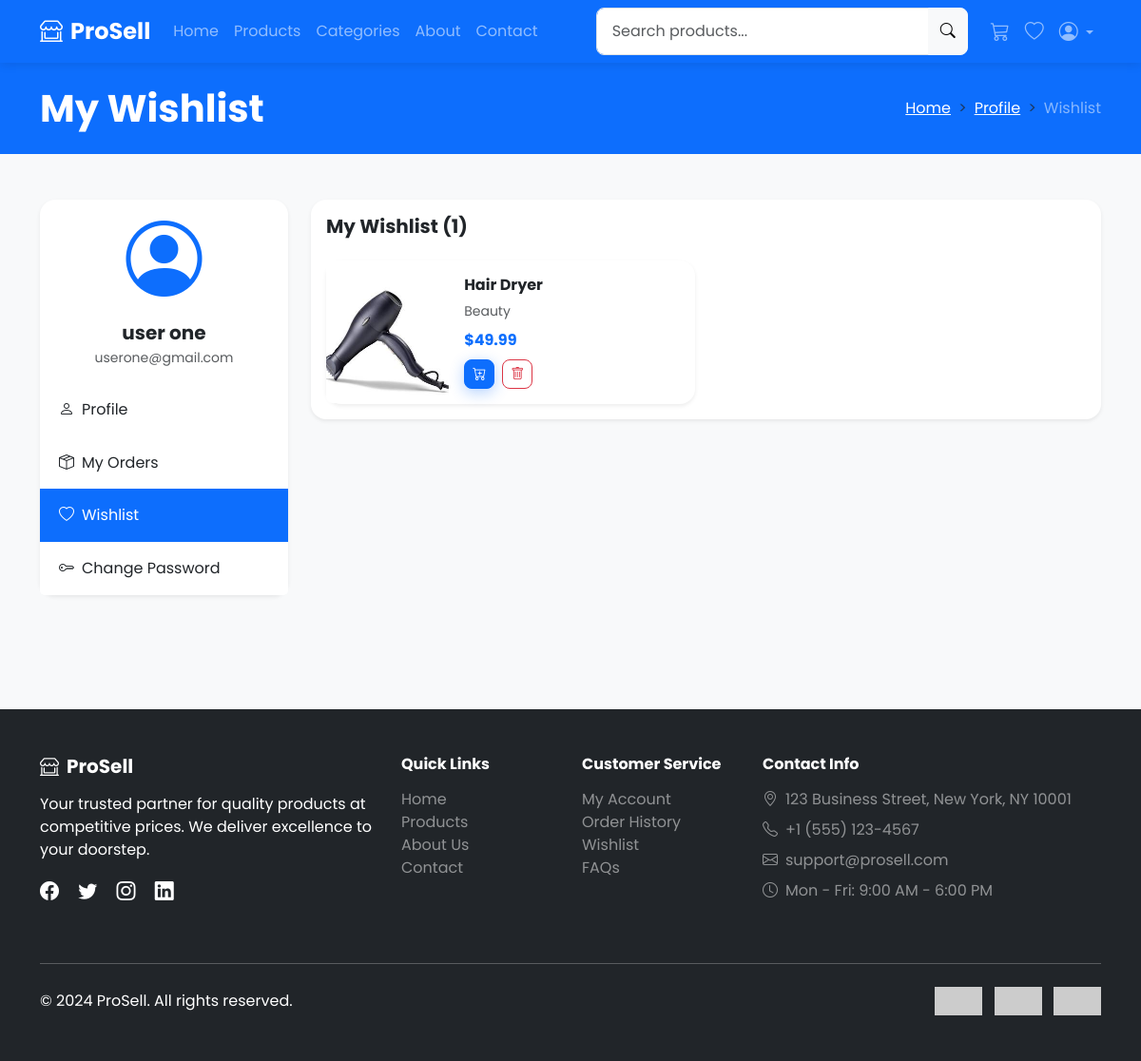
The app's page /wishlist/ (signed in) with its own data.
### sales/models.py (models this page shows, shortened)
class Wishlist(models.Model):
    customer = models.ForeignKey(Customer, on_delete=models.CASCADE, related_name='wishlist')
    product = models.ForeignKey(Product, on_delete=models.CASCADE)
    added_at = models.DateTimeField(auto_now_add=True)
    class Meta:
        unique_together = ['customer', 'product']

class Product(models.Model):
    category = models.ForeignKey(Category, on_delete=models.CASCADE, related_name='products')
    name = models.CharField(max_length=200)
    slug = models.SlugField(unique=True)
    description = models.TextField()
    price = models.DecimalField(max_digits=10, decimal_places=2)
    discount_price = models.DecimalField(max_digits=10, decimal_places=2, blank=True, null=True)
    stock = models.PositiveIntegerField(default=0)
    image = models.ImageField(upload_to='products/', blank=True, null=True)
    is_available = models.BooleanField(default=True)
    is_featured = models.BooleanField(default=False)
    created_at = models.DateTimeField(auto_now_add=True)
    updated_at = models.DateTimeField(auto_now=True)
    class Meta:
        ordering = ['-created_at']
    def is_in_stock(self):
        return self.stock > 0

class Category(models.Model):
    name = models.CharField(max_length=100, unique=True)
    slug = models.SlugField(unique=True)
    description = models.TextField(blank=True)
    image = models.ImageField(upload_to='categories/', blank=True, null=True)
    is_active = models.BooleanField(default=True)
    created_at = models.DateTimeField(auto_now_add=True)
    class Meta:
        verbose_name_plural = 'Categories'
        ordering = ['name']

### sales/views.py (the view)
# urls.py: path('wishlist/', views.wishlist, name='wishlist'),
@login_required
def wishlist(request):
    customer = get_or_create_customer(request.user)
    wishlist_items = Wishlist.objects.filter(customer=customer)
    return render(request, 'sales/wishlist.html', {'wishlist_items': wishlist_items})

### sales/cart.py (called while the page is built)
    def __len__(self):
        return sum(item['quantity'] for item in self.cart.values())

    def get_total_price(self):
        return sum(
            Decimal(item['price']) * item['quantity']
            for item in self.cart.values()
        )

### sales/context_processors.py (called while the page is built)
def cart_processor(request):
    cart = Cart(request)
    return {
        'cart': cart,
        'cart_count': len(cart),
        'cart_total': cart.get_total_price(),
    }

### sales/views.py (called while the page is built)
def get_or_create_customer(user):
    customer, created = Customer.objects.get_or_create(
        user=user
    )
    return customer

### templates/sales/wishlist.html (shortened to what this page needs)
{% extends 'base.html' %}
{% block content %}
<section class="bg-primary text-white py-4">
    <div class="container">
        <div class="row align-items-center">
            <div class="col-md-6">
                <h1 class="fw-bold mb-0">My Wishlist</h1>
            </div>
            <div class="col-md-6">
                <nav aria-label="breadcrumb">
                    <ol class="breadcrumb mb-0 justify-content-md-end">
                        <li class="breadcrumb-item"><a href="{% url 'home' %}" class="text-white">Home</a></li>
                        <li class="breadcrumb-item"><a href="{% url 'profile' %}" class="text-white">Profile</a></li>
                        <li class="breadcrumb-item active text-white-50" aria-current="page">Wishlist</li>
                    </ol>
                </nav>
            </div>
        </div>
    </div>
</section>
<section class="py-5">
    <div class="container">
        <div class="row">
            <div class="col-lg-3 mb-4">
                <div class="card border-0 shadow-sm">
                    <div class="card-body text-center">
                        <div class="mb-3">
                            <i class="bi bi-person-circle display-1 text-primary"></i>
                        </div>
                        <h5 class="fw-bold mb-1">{{ user.get_full_name|default:user.username }}</h5>
                        <p class="text-muted small mb-0">{{ user.email }}</p>
                    </div>
                    <div class="list-group list-group-flush">
                        <a href="{% url 'profile' %}" class="list-group-item list-group-item-action">
                            <i class="bi bi-person me-2"></i>Profile
                        </a>
                        <a href="{% url 'order_history' %}" class="list-group-item list-group-item-action">
                            <i class="bi bi-box-seam me-2"></i>My Orders
                        </a>
                        <a href="{% url 'wishlist' %}" class="list-group-item list-group-item-action active">
                            <i class="bi bi-heart me-2"></i>Wishlist
                        </a>
                        <a href="{% url 'password_reset' %}" class="list-group-item list-group-item-action">
                            <i class="bi bi-key me-2"></i>Change Password
                        </a>
                    </div>
                </div>
            </div>
            <div class="col-lg-9">
                <div class="card border-0 shadow-sm">
                    <div class="card-body">
                        <h5 class="fw-bold mb-4">My Wishlist ({{ wishlist_items.count }})</h5>
                        {% if wishlist_items %}
                            <div class="row g-4">
                                {% for item in wishlist_items %}
                                    <div class="col-md-6">
                                        <div class="card border-0 shadow-sm">
                                            <div class="row g-0">
                                                <div class="col-4">
                                                    <img src="{% if item.product.image %}{{ item.product.image.url }}{% else %}https://via.placeholder.com/150x150?text={{ item.product.name|urlencode }}{% endif %}"
                                                         class="img-fluid rounded-start" alt="{{ item.product.name }}" style="height: 150px; object-fit: cover;">
                                                </div>
                                                <div class="col-8">
                                                    <div class="card-body">
                                                        <h6 class="card-title fw-bold text-truncate">
                                                            <a href="{% url 'product_detail' item.product.slug %}" class="text-decoration-none text-dark">{{ item.product.name }}</a>
                                                        </h6>
                                                        <p class="text-muted small mb-2">{{ item.product.category.name }}</p>
                                                        <div class="mb-2">
                                                            {% if item.product.discount_price %}
                                                                <span class="text-danger fw-bold">${{ item.product.discount_price }}</span>
                                                                <small class="text-muted text-decoration-line-through">${{ item.product.price }}</small>
                                                            {% else %}
                                                                <span class="text-primary fw-bold">${{ item.product.price }}</span>
                                                            {% endif %}
                                                        </div>
                                                        <div class="d-flex gap-2">
                                                            <form action="{% url 'cart_add' item.product.id %}" method="post" class="d-inline">
                                                                <button type="submit" class="btn btn-primary btn-sm" {% if not item.product.is_in_stock %}disabled{% endif %}>
                                                                    <i class="bi bi-cart-plus"></i>
                                                                </button>
                                                            </form>
                                                            <a href="{% url 'remove_from_wishlist' item.product.id %}" class="btn btn-outline-danger btn-sm">
                                                                <i class="bi bi-trash"></i>
                                                            </a>
                                                        </div>
                                                    </div>
                                                </div>
                                            </div>
                                        </div>
                                    </div>
                                {% endfor %}
                            </div>
                        {% endif %}
                    </div>
                </div>
            </div>
        </div>
    </div>
</section>
{% endblock %}

### static/css/style.css (style rules this page uses)
body { font-family: 'Poppins', sans-serif; background-color: #f8f9fa; }
.btn { border-radius: 0.5rem; font-weight: 500; transition: all 0.3s ease; }
.btn-primary { box-shadow: 0 4px 15px rgba(13, 110, 253, 0.3); }
.card { border-radius: 1rem; transition: box-shadow 0.3s ease; }
.list-group-item { border: none; padding: 1rem 1.25rem; }
.list-group-item.active { background-color: var(--bs-primary); border-color: var(--bs-primary); }
.breadcrumb-item + .breadcrumb-item::before { content: ">"; }

### records on screen
Wishlist: product.image (picture), product.name "Hair Dryer", product.category.name "Beauty", product.price "49.99"

### other values on screen
{{ user.get_full_name|default:user.username }} "user one"
{{ user.email }} "userone@gmail.com"
{{ wishlist_items.count }} "1"
